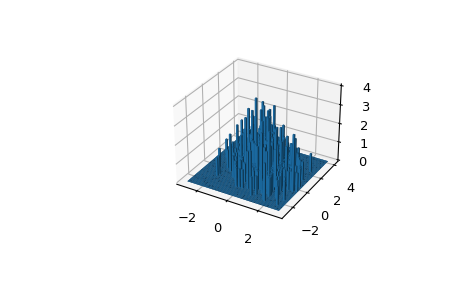

Write Python code to recreate this figure.
from scipy import stats
import matplotlib.pyplot as plt
from mpl_toolkits.mplot3d import Axes3D

# Take an array of 600 (x, y) coordinates as an example.
# `binned_statistic_dd` can handle arrays of higher dimension `D`. But a plot
# of dimension `D+1` is required.

mu = np.array([0., 1.])
sigma = np.array([[1., -0.5],[-0.5, 1.5]])
multinormal = stats.multivariate_normal(mu, sigma)
data = multinormal.rvs(size=600, random_state=235412)
data.shape
# (600, 2)

# Create bins and count how many arrays fall in each bin:

N = 60
x = np.linspace(-3, 3, N)
y = np.linspace(-3, 4, N)
ret = stats.binned_statistic_dd(data, np.arange(600), bins=[x, y],
                                statistic='count')
bincounts = ret.statistic

# Set the volume and the location of bars:

dx = x[1] - x[0]
dy = y[1] - y[0]
x, y = np.meshgrid(x[:-1]+dx/2, y[:-1]+dy/2)
z = 0

bincounts = bincounts.ravel()
x = x.ravel()
y = y.ravel()

fig = plt.figure()
ax = fig.add_subplot(111, projection='3d')
with np.errstate(divide='ignore'):   # silence random axes3d warning
    ax.bar3d(x, y, z, dx, dy, bincounts)

# Reuse bin numbers and bin edges with new values:

ret2 = stats.binned_statistic_dd(data, -np.arange(600),
                                 binned_statistic_result=ret,
                                 statistic='mean')
